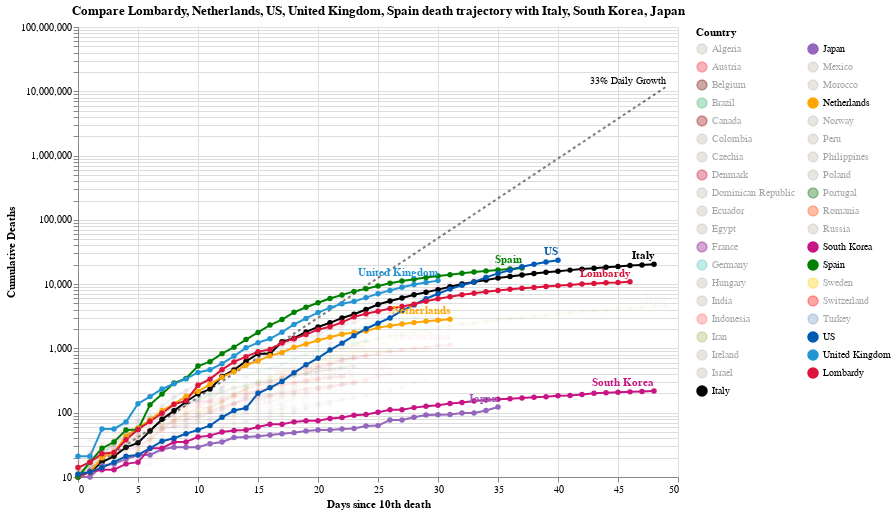

Notebook source saved alongside this figure:
### Code cell
#hide_input
chart2 = make_since_chart(['Lombardy', 'Netherlands', 'US', 'United Kingdom', 'Spain'])
chart2

### Figure 1 — Vega-Lite specification as saved in the notebook (floating-point values rounded to 4 significant figures; data arrays with more than 128 entries replaced by an {"elided": "..."} marker saying what was removed)
{"config": {"view": {"continuousWidth": 400, "continuousHeight": 300}}, "layer": [{"mark": {"type": "line", "color": "black", "opacity": 0.5, "strokeDash": [3, 3]}, "encoding": {"x": {"type": "quantitative", "field": "Days since 10th death"}, "y": {"type": "quantitative", "field": "Confirmed Cases"}}}, {"mark": {"type": "text", "align": "right", "dy": -6, "fontSize": 10, "text": "33% Daily Growth"}, "encoding": {"x": {"type": "quantitative", "field": "Days since 10th death"}, "y": {"type": "quantitative", "field": "Confirmed Cases"}}, "transform": [{"filter": "(datum['Days since 10th death'] >= 49)"}]}, {"data": {"name": "data-c1509887c42442f35e62110daa38117d"}, "mark": {"type": "line", "point": true}, "encoding": {"color": {"type": "nominal", "field": "Country", "legend": {"columns": 2, "symbolLimit": 100}, "scale": {"domain": ["Algeria", "Austria", "Belgium", "Brazil", "Canada", "Colombia", "Czechia", "Denmark", "Dominican Republic", "Ecuador", "Egypt", "France", "Germany", "Hungary", "India", "Indonesia", "Iran", "Ireland", "Israel", "Italy", "Japan", "Mexico", "Morocco", "Netherlands", "Norway", "Peru", "Philippines", "Poland", "Portugal", "Romania", "Russia", "South Korea", "Spain", "Sweden", "Switzerland", "Turkey", "US", "United Kingdom", "Lombardy"], "range": ["#C1B7AD", "#ED2939", "#6f0000", "mediumseagreen", "#990000", "#C1B7AD", "#C1B7AD", "#C60C30", "#C1B7AD", "#C1B7AD", "#C1B7AD", "purple", "#4DC6BD", "#C1B7AD", "#C1B7AD", "#FF6666", "#A1BA59", "#C1B7AD", "#C1B7AD", "black", "#9467bd", "#C1B7AD", "#C1B7AD", "orange", "#C1B7AD", "#C1B7AD", "#C1B7AD", "#C1B7AD", "#006600", "#FF4500", "#C1B7AD", "#C71585", "green", "#FFCD00", "#ff0000", "#7499c7", "#0059B3", "#2495D3", "#DC143C"]}}, "opacity": {"condition": {"value": 1, "selection": "selector003"}, "value": 0.05}, "tooltip": [{"type": "nominal", "field": "Country"}, {"type": "temporal", "field": "Date"}, {"type": "quantitative", "field": "Confirmed Cases"}, {"type": "quantitative", "field": "Days since 10th death"}], "x": {"type": "quantitative", "field": "Days since 10th death"}, "y": {"type": "quantitative", "axis": {"title": "Cumulative Deaths"}, "field": "Confirmed Cases", "scale": {"type": "log"}}}, "height": 450, "selection": {"selector003": {"type": "multi", "fields": ["Country"], "bind": "legend", "init": [{"Country": "Lombardy"}, {"Country": "Netherlands"}, {"Country": "US"}, {"Country": "United Kingdom"}, {"Country": "Spain"}, {"Country": "Italy"}, {"Country": "South Korea"}, {"Country": "Japan"}]}}, "width": 600}, {"data": {"name": "data-c1509887c42442f35e62110daa38117d"}, "mark": {"type": "text", "align": "right", "dy": -8, "fontWeight": "bold"}, "encoding": {"color": {"type": "nominal", "field": "Country", "legend": {"columns": 2, "symbolLimit": 100}, "scale": {"domain": ["Algeria", "Austria", "Belgium", "Brazil", "Canada", "Colombia", "Czechia", "Denmark", "Dominican Republic", "Ecuador", "Egypt", "France", "Germany", "Hungary", "India", "Indonesia", "Iran", "Ireland", "Israel", "Italy", "Japan", "Mexico", "Morocco", "Netherlands", "Norway", "Peru", "Philippines", "Poland", "Portugal", "Romania", "Russia", "South Korea", "Spain", "Sweden", "Switzerland", "Turkey", "US", "United Kingdom", "Lombardy"], "range": ["#C1B7AD", "#ED2939", "#6f0000", "mediumseagreen", "#990000", "#C1B7AD", "#C1B7AD", "#C60C30", "#C1B7AD", "#C1B7AD", "#C1B7AD", "purple", "#4DC6BD", "#C1B7AD", "#C1B7AD", "#FF6666", "#A1BA59", "#C1B7AD", "#C1B7AD", "black", "#9467bd", "#C1B7AD", "#C1B7AD", "orange", "#C1B7AD", "#C1B7AD", "#C1B7AD", "#C1B7AD", "#006600", "#FF4500", "#C1B7AD", "#C71585", "green", "#FFCD00", "#ff0000", "#7499c7", "#0059B3", "#2495D3", "#DC143C"]}}, "opacity": {"condition": {"value": 1, "selection": "selector003"}, "value": 0.05}, "text": {"type": "nominal", "field": "Country"}, "tooltip": [{"type": "nominal", "field": "Country"}, {"type": "temporal", "field": "Date"}, {"type": "quantitative", "field": "Confirmed Cases"}, {"type": "quantitative", "field": "Days since 10th death"}], "x": {"type": "quantitative", "field": "Days since 10th death"}, "y": {"type": "quantitative", "axis": {"title": "Cumulative Deaths"}, "field": "Confirmed Cases", "scale": {"type": "log"}}}, "height": 450, "transform": [{"filter": "(datum['Date'] >= 1586736000000)"}], "width": 600}], "data": {"name": "data-b07213980739ed57601fb05bc5e43304"}, "title": "Compare Lombardy, Netherlands, US, United Kingdom, Spain death trajectory with Italy, South Korea, Japan", "$schema": "https://vega.github.io/schema/vega-lite/v4.8.1.json", "datasets": {"data-b07213980739ed57601fb05bc5e43304": [{"Days since 10th death": 0, "Confirmed Cases": 10.0}, {"Days since 10th death": 1, "Confirmed Cases": 13.3}, {"Days since 10th death": 2, "Confirmed Cases": 17.69}, {"Days since 10th death": 3, "Confirmed Cases": 23.53}, {"Days since 10th death": 4, "Confirmed Cases": 31.29}, {"Days since 10th death": 5, "Confirmed Cases": 41.62}, {"Days since 10th death": 6, "Confirmed Cases": 55.35}, {"Days since 10th death": 7, "Confirmed Cases": 73.61}, {"Days since 10th death": 8, "Confirmed Cases": 97.91}, {"Days since 10th death": 9, "Confirmed Cases": 130.2}, {"Days since 10th death": 10, "Confirmed Cases": 173.2}, {"Days since 10th death": 11, "Confirmed Cases": 230.3}, {"Days since 10th death": 12, "Confirmed Cases": 306.4}, {"Days since 10th death": 13, "Confirmed Cases": 407.4}, {"Days since 10th death": 14, "Confirmed Cases": 541.9}, {"Days since 10th death": 15, "Confirmed Cases": 720.7}, {"Days since 10th death": 16, "Confirmed Cases": 958.6}, {"Days since 10th death": 17, "Confirmed Cases": 1275.0}, {"Days since 10th death": 18, "Confirmed Cases": 1696.0}, {"Days since 10th death": 19, "Confirmed Cases": 2255.0}, {"Days since 10th death": 20, "Confirmed Cases": 2999.0}, {"Days since 10th death": 21, "Confirmed Cases": 3989.0}, {"Days since 10th death": 22, "Confirmed Cases": 5306.0}, {"Days since 10th death": 23, "Confirmed Cases": 7056.0}, {"Days since 10th death": 24, "Confirmed Cases": 9385.0}, {"Days since 10th death": 25, "Confirmed Cases": 12480.0}, {"Days since 10th death": 26, "Confirmed Cases": 16600.0}, {"Days since 10th death": 27, "Confirmed Cases": 22080.0}, {"Days since 10th death": 28, "Confirmed Cases": 29370.0}, {"Days since 10th death": 29, "Confirmed Cases": 39060.0}, {"Days since 10th death": 30, "Confirmed Cases": 51950.0}, {"Days since 10th death": 31, "Confirmed Cases": 69090.0}, {"Days since 10th death": 32, "Confirmed Cases": 91890.0}, {"Days since 10th death": 33, "Confirmed Cases": 122200.0}, {"Days since 10th death": 34, "Confirmed Cases": 162500.0}, {"Days since 10th death": 35, "Confirmed Cases": 216200.0}, {"Days since 10th death": 36, "Confirmed Cases": 287500.0}, {"Days since 10th death": 37, "Confirmed Cases": 382400.0}, {"Days since 10th death": 38, "Confirmed Cases": 508600.0}, {"Days since 10th death": 39, "Confirmed Cases": 676400.0}, {"Days since 10th death": 40, "Confirmed Cases": 899600.0}, {"Days since 10th death": 41, "Confirmed Cases": 1197000.0}, {"Days since 10th death": 42, "Confirmed Cases": 1591000.0}, {"Days since 10th death": 43, "Confirmed Cases": 2117000.0}, {"Days since 10th death": 44, "Confirmed Cases": 2815000.0}, {"Days since 10th death": 45, "Confirmed Cases": 3744000.0}, {"Days since 10th death": 46, "Confirmed Cases": 4979000.0}, {"Days since 10th death": 47, "Confirmed Cases": 6623000.0}, {"Days since 10th death": 48, "Confirmed Cases": 8808000.0}, {"Days since 10th death": 49, "Confirmed Cases": 11710000.0}], "data-c1509887c42442f35e62110daa38117d": {"elided": "1065 records"}}}
